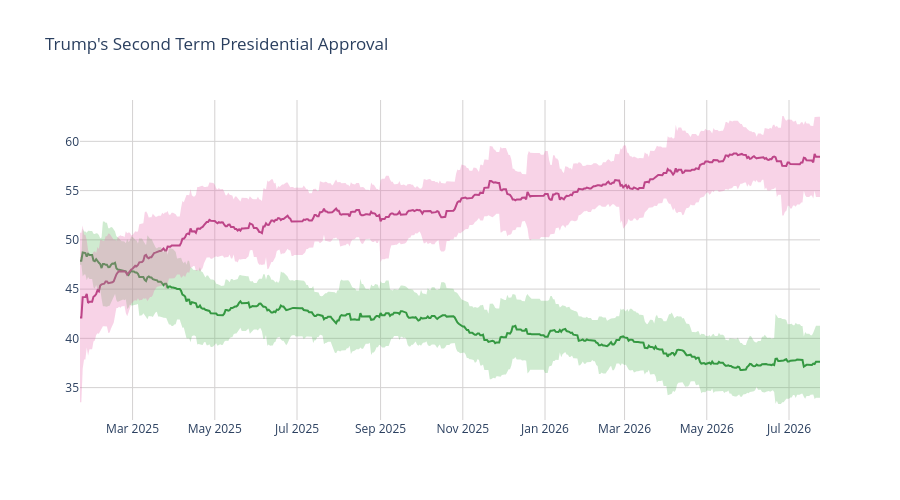

This figure's notebook cell:
### Code cell
disappr_ci_hex = "#e86eaf"
appr_ci_hex = "#60be65"
disappr_ci_rgba = "rgba(232, 110, 175, 0.3)"
appr_ci_rgba = "rgba(96, 190, 101, 0.3)"
grid_col = "#d4d2d2"


# Approve
fig = go.Figure(go.Scatter(
    x=pres['end_date'],
    y=pres['approve'],
    hovertemplate="%{y:.2f}%",
    name="<b>Approve</b>",
    line=dict(color="#228833"),
    showlegend=False
))

# Disapprove
fig.add_trace(go.Scatter(
    x=pres['end_date'],
    y=pres['disapprove'],
    hovertemplate="%{y:.2f}%",
    name="<b>Disapprove</b>",
    line=dict(color="#aa3377"),
    showlegend=False
    )
)

# Approve CI
fig.add_traces([

    # Upper bound
    go.Scatter(
        x=pres['end_date'],
        y=pres['approve_upper_ci'],
        marker=dict(color=appr_ci_hex),
        line=dict(width=0),
        mode='lines',
        showlegend=False,
        hoverinfo="skip"
    ),

    # Lower bound
    go.Scatter(
        x=pres['end_date'],
        y=pres['approve_lower_ci'],
        marker=dict(color=appr_ci_hex),
        line=dict(width=0),
        mode='lines',
        fillcolor=appr_ci_rgba,
        fill="tonexty",
        showlegend=False,
        hoverinfo="skip"
    )
])

# Disapprove CI
fig.add_traces([

    # Upper bound
    go.Scatter(
        x=pres['end_date'],
        y=pres['disapprove_upper_ci'],
        marker=dict(color=disappr_ci_hex),
        line=dict(width=0),
        mode='lines',
        showlegend=False,
        hoverinfo="skip"
    ),

    # Lower bound
    go.Scatter(
        x=pres['end_date'],
        y=pres['disapprove_lower_ci'],
        marker=dict(color=disappr_ci_hex),
        line=dict(width=0),
        mode='lines',
        fillcolor=disappr_ci_rgba,
        fill="tonexty",
        showlegend=False,
        hoverinfo="skip"
    )
])

fig.update_layout(
    title=dict(text="Trump's Second Term Presidential Approval"),
    hovermode="x"
)

fig.update_xaxes(gridcolor=grid_col)
fig.update_yaxes(gridcolor=grid_col)

fig.update_layout(hovermode="x", hoverlabel_align="right", plot_bgcolor="rgba(0, 0, 0, 0)", height=500)
fig.show()

### Figure 1 — Plotly figure (JSON) as saved in the notebook; plotly's stock layout.template omitted (floating-point values rounded to 4 significant figures; data arrays with more than 128 entries replaced by an {"elided": "..."} marker saying what was removed)
{"data": [{"hovertemplate": "%{y:.2f}%", "line": {"color": "#228833"}, "name": "<b>Approve</b>", "showlegend": false, "type": "scatter", "x": {"elided": "550 str values"}, "y": {"elided": "550 float values"}}, {"hovertemplate": "%{y:.2f}%", "line": {"color": "#aa3377"}, "name": "<b>Disapprove</b>", "showlegend": false, "type": "scatter", "x": {"elided": "550 str values"}, "y": {"elided": "550 float values"}}, {"hoverinfo": "skip", "line": {"width": 0}, "marker": {"color": "#60be65"}, "mode": "lines", "showlegend": false, "type": "scatter", "x": {"elided": "550 str values"}, "y": {"elided": "550 float values"}}, {"fill": "tonexty", "fillcolor": "rgba(96, 190, 101, 0.3)", "hoverinfo": "skip", "line": {"width": 0}, "marker": {"color": "#60be65"}, "mode": "lines", "showlegend": false, "type": "scatter", "x": {"elided": "550 str values"}, "y": {"elided": "550 float values"}}, {"hoverinfo": "skip", "line": {"width": 0}, "marker": {"color": "#e86eaf"}, "mode": "lines", "showlegend": false, "type": "scatter", "x": {"elided": "550 str values"}, "y": {"elided": "550 float values"}}, {"fill": "tonexty", "fillcolor": "rgba(232, 110, 175, 0.3)", "hoverinfo": "skip", "line": {"width": 0}, "marker": {"color": "#e86eaf"}, "mode": "lines", "showlegend": false, "type": "scatter", "x": {"elided": "550 str values"}, "y": {"elided": "550 float values"}}], "layout": {"height": 500, "hoverlabel": {"align": "right"}, "hovermode": "x", "plot_bgcolor": "rgba(0, 0, 0, 0)", "title": {"text": "Trump's Second Term Presidential Approval"}, "xaxis": {"gridcolor": "#d4d2d2"}, "yaxis": {"gridcolor": "#d4d2d2"}}}
